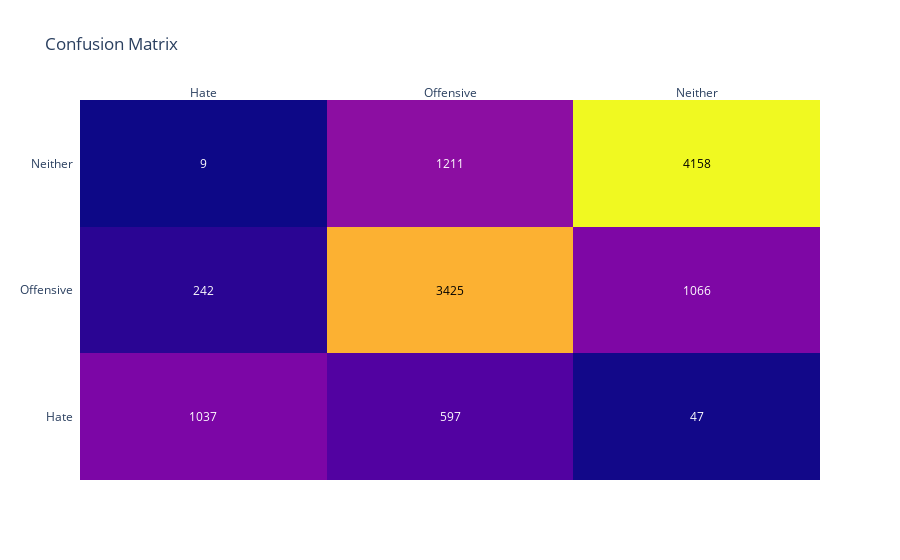
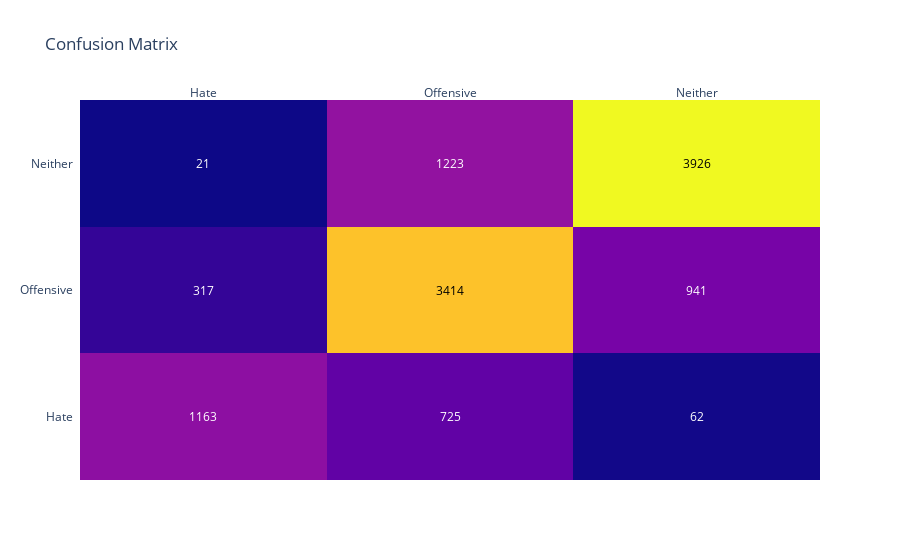
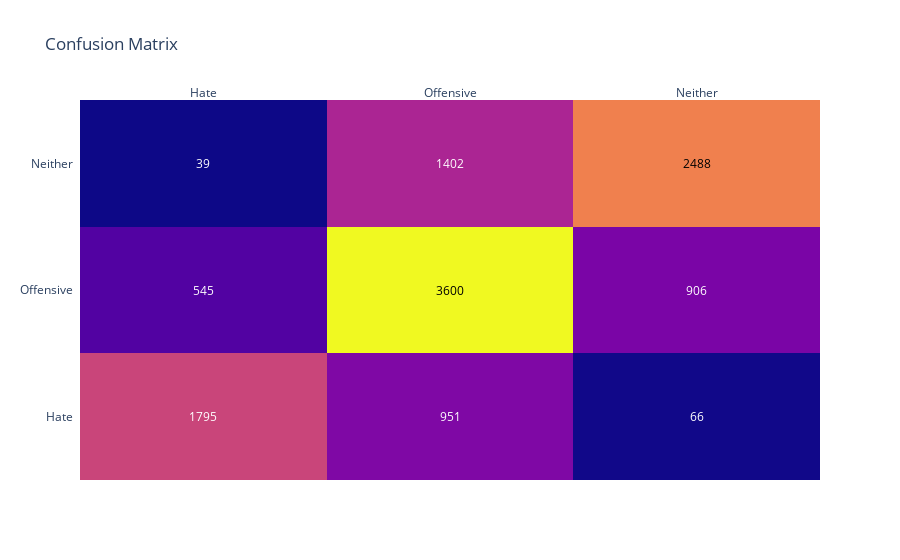
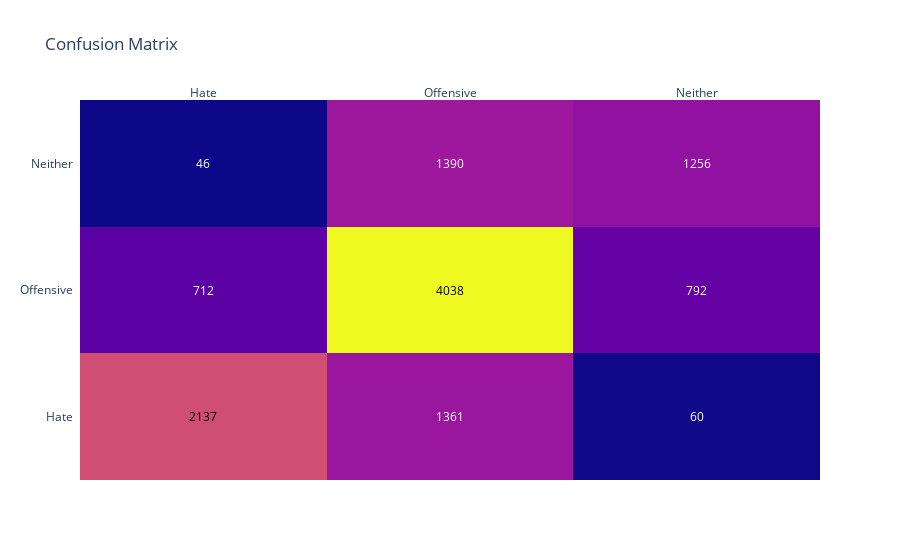

Notebook cell for these charts, in order:
### Markdown cell above
Creating SubModels Using Other Independent features

### Code cell
create_all_models(y_col=['sentiment', 'respect', 'insult', 'humiliate','dehumanize', 'violence', 'genocide', 'attack_defend'])

### Figure 1 — Plotly figure (JSON) as saved in the notebook; plotly's stock layout.template omitted (floating-point values rounded to 4 significant figures)
{"data": [{"colorscale": [[0, "#0d0887"], [0.1111, "#46039f"], [0.2222, "#7201a8"], [0.3333, "#9c179e"], [0.4444, "#bd3786"], [0.5556, "#d8576b"], [0.6667, "#ed7953"], [0.7778, "#fb9f3a"], [0.8889, "#fdca26"], [1, "#f0f921"]], "reversescale": false, "showscale": false, "type": "heatmap", "x": ["Hate", "Offensive", "Neither"], "y": ["Hate", "Offensive", "Neither"], "z": [[1037, 597, 47], [242, 3425, 1066], [9, 1211, 4158]]}], "layout": {"annotations": [{"font": {"color": "#FFFFFF"}, "showarrow": false, "text": "1037", "x": "Hate", "xref": "x", "y": "Hate", "yref": "y"}, {"font": {"color": "#FFFFFF"}, "showarrow": false, "text": "597", "x": "Offensive", "xref": "x", "y": "Hate", "yref": "y"}, {"font": {"color": "#FFFFFF"}, "showarrow": false, "text": "47", "x": "Neither", "xref": "x", "y": "Hate", "yref": "y"}, {"font": {"color": "#FFFFFF"}, "showarrow": false, "text": "242", "x": "Hate", "xref": "x", "y": "Offensive", "yref": "y"}, {"font": {"color": "#000000"}, "showarrow": false, "text": "3425", "x": "Offensive", "xref": "x", "y": "Offensive", "yref": "y"}, {"font": {"color": "#FFFFFF"}, "showarrow": false, "text": "1066", "x": "Neither", "xref": "x", "y": "Offensive", "yref": "y"}, {"font": {"color": "#FFFFFF"}, "showarrow": false, "text": "9", "x": "Hate", "xref": "x", "y": "Neither", "yref": "y"}, {"font": {"color": "#FFFFFF"}, "showarrow": false, "text": "1211", "x": "Offensive", "xref": "x", "y": "Neither", "yref": "y"}, {"font": {"color": "#000000"}, "showarrow": false, "text": "4158", "x": "Neither", "xref": "x", "y": "Neither", "yref": "y"}], "title": {"text": "Confusion Matrix"}, "xaxis": {"dtick": 1, "gridcolor": "rgb(0, 0, 0)", "side": "top", "ticks": ""}, "yaxis": {"dtick": 1, "ticks": "", "ticksuffix": "  "}}}

### Figure 2 — Plotly figure (JSON) as saved in the notebook; plotly's stock layout.template omitted (floating-point values rounded to 4 significant figures)
{"data": [{"colorscale": [[0, "#0d0887"], [0.1111, "#46039f"], [0.2222, "#7201a8"], [0.3333, "#9c179e"], [0.4444, "#bd3786"], [0.5556, "#d8576b"], [0.6667, "#ed7953"], [0.7778, "#fb9f3a"], [0.8889, "#fdca26"], [1, "#f0f921"]], "reversescale": false, "showscale": false, "type": "heatmap", "x": ["Hate", "Offensive", "Neither"], "y": ["Hate", "Offensive", "Neither"], "z": [[1163, 725, 62], [317, 3414, 941], [21, 1223, 3926]]}], "layout": {"annotations": [{"font": {"color": "#FFFFFF"}, "showarrow": false, "text": "1163", "x": "Hate", "xref": "x", "y": "Hate", "yref": "y"}, {"font": {"color": "#FFFFFF"}, "showarrow": false, "text": "725", "x": "Offensive", "xref": "x", "y": "Hate", "yref": "y"}, {"font": {"color": "#FFFFFF"}, "showarrow": false, "text": "62", "x": "Neither", "xref": "x", "y": "Hate", "yref": "y"}, {"font": {"color": "#FFFFFF"}, "showarrow": false, "text": "317", "x": "Hate", "xref": "x", "y": "Offensive", "yref": "y"}, {"font": {"color": "#000000"}, "showarrow": false, "text": "3414", "x": "Offensive", "xref": "x", "y": "Offensive", "yref": "y"}, {"font": {"color": "#FFFFFF"}, "showarrow": false, "text": "941", "x": "Neither", "xref": "x", "y": "Offensive", "yref": "y"}, {"font": {"color": "#FFFFFF"}, "showarrow": false, "text": "21", "x": "Hate", "xref": "x", "y": "Neither", "yref": "y"}, {"font": {"color": "#FFFFFF"}, "showarrow": false, "text": "1223", "x": "Offensive", "xref": "x", "y": "Neither", "yref": "y"}, {"font": {"color": "#000000"}, "showarrow": false, "text": "3926", "x": "Neither", "xref": "x", "y": "Neither", "yref": "y"}], "title": {"text": "Confusion Matrix"}, "xaxis": {"dtick": 1, "gridcolor": "rgb(0, 0, 0)", "side": "top", "ticks": ""}, "yaxis": {"dtick": 1, "ticks": "", "ticksuffix": "  "}}}

### Figure 3 — Plotly figure (JSON) as saved in the notebook; plotly's stock layout.template omitted (floating-point values rounded to 4 significant figures)
{"data": [{"colorscale": [[0, "#0d0887"], [0.1111, "#46039f"], [0.2222, "#7201a8"], [0.3333, "#9c179e"], [0.4444, "#bd3786"], [0.5556, "#d8576b"], [0.6667, "#ed7953"], [0.7778, "#fb9f3a"], [0.8889, "#fdca26"], [1, "#f0f921"]], "reversescale": false, "showscale": false, "type": "heatmap", "x": ["Hate", "Offensive", "Neither"], "y": ["Hate", "Offensive", "Neither"], "z": [[1795, 951, 66], [545, 3600, 906], [39, 1402, 2488]]}], "layout": {"annotations": [{"font": {"color": "#FFFFFF"}, "showarrow": false, "text": "1795", "x": "Hate", "xref": "x", "y": "Hate", "yref": "y"}, {"font": {"color": "#FFFFFF"}, "showarrow": false, "text": "951", "x": "Offensive", "xref": "x", "y": "Hate", "yref": "y"}, {"font": {"color": "#FFFFFF"}, "showarrow": false, "text": "66", "x": "Neither", "xref": "x", "y": "Hate", "yref": "y"}, {"font": {"color": "#FFFFFF"}, "showarrow": false, "text": "545", "x": "Hate", "xref": "x", "y": "Offensive", "yref": "y"}, {"font": {"color": "#000000"}, "showarrow": false, "text": "3600", "x": "Offensive", "xref": "x", "y": "Offensive", "yref": "y"}, {"font": {"color": "#FFFFFF"}, "showarrow": false, "text": "906", "x": "Neither", "xref": "x", "y": "Offensive", "yref": "y"}, {"font": {"color": "#FFFFFF"}, "showarrow": false, "text": "39", "x": "Hate", "xref": "x", "y": "Neither", "yref": "y"}, {"font": {"color": "#FFFFFF"}, "showarrow": false, "text": "1402", "x": "Offensive", "xref": "x", "y": "Neither", "yref": "y"}, {"font": {"color": "#000000"}, "showarrow": false, "text": "2488", "x": "Neither", "xref": "x", "y": "Neither", "yref": "y"}], "title": {"text": "Confusion Matrix"}, "xaxis": {"dtick": 1, "gridcolor": "rgb(0, 0, 0)", "side": "top", "ticks": ""}, "yaxis": {"dtick": 1, "ticks": "", "ticksuffix": "  "}}}

### Figure 4 — Plotly figure (JSON) as saved in the notebook; plotly's stock layout.template omitted (floating-point values rounded to 4 significant figures)
{"data": [{"colorscale": [[0, "#0d0887"], [0.1111, "#46039f"], [0.2222, "#7201a8"], [0.3333, "#9c179e"], [0.4444, "#bd3786"], [0.5556, "#d8576b"], [0.6667, "#ed7953"], [0.7778, "#fb9f3a"], [0.8889, "#fdca26"], [1, "#f0f921"]], "reversescale": false, "showscale": false, "type": "heatmap", "x": ["Hate", "Offensive", "Neither"], "y": ["Hate", "Offensive", "Neither"], "z": [[2137, 1361, 60], [712, 4038, 792], [46, 1390, 1256]]}], "layout": {"annotations": [{"font": {"color": "#000000"}, "showarrow": false, "text": "2137", "x": "Hate", "xref": "x", "y": "Hate", "yref": "y"}, {"font": {"color": "#FFFFFF"}, "showarrow": false, "text": "1361", "x": "Offensive", "xref": "x", "y": "Hate", "yref": "y"}, {"font": {"color": "#FFFFFF"}, "showarrow": false, "text": "60", "x": "Neither", "xref": "x", "y": "Hate", "yref": "y"}, {"font": {"color": "#FFFFFF"}, "showarrow": false, "text": "712", "x": "Hate", "xref": "x", "y": "Offensive", "yref": "y"}, {"font": {"color": "#000000"}, "showarrow": false, "text": "4038", "x": "Offensive", "xref": "x", "y": "Offensive", "yref": "y"}, {"font": {"color": "#FFFFFF"}, "showarrow": false, "text": "792", "x": "Neither", "xref": "x", "y": "Offensive", "yref": "y"}, {"font": {"color": "#FFFFFF"}, "showarrow": false, "text": "46", "x": "Hate", "xref": "x", "y": "Neither", "yref": "y"}, {"font": {"color": "#FFFFFF"}, "showarrow": false, "text": "1390", "x": "Offensive", "xref": "x", "y": "Neither", "yref": "y"}, {"font": {"color": "#FFFFFF"}, "showarrow": false, "text": "1256", "x": "Neither", "xref": "x", "y": "Neither", "yref": "y"}], "title": {"text": "Confusion Matrix"}, "xaxis": {"dtick": 1, "gridcolor": "rgb(0, 0, 0)", "side": "top", "ticks": ""}, "yaxis": {"dtick": 1, "ticks": "", "ticksuffix": "  "}}}
